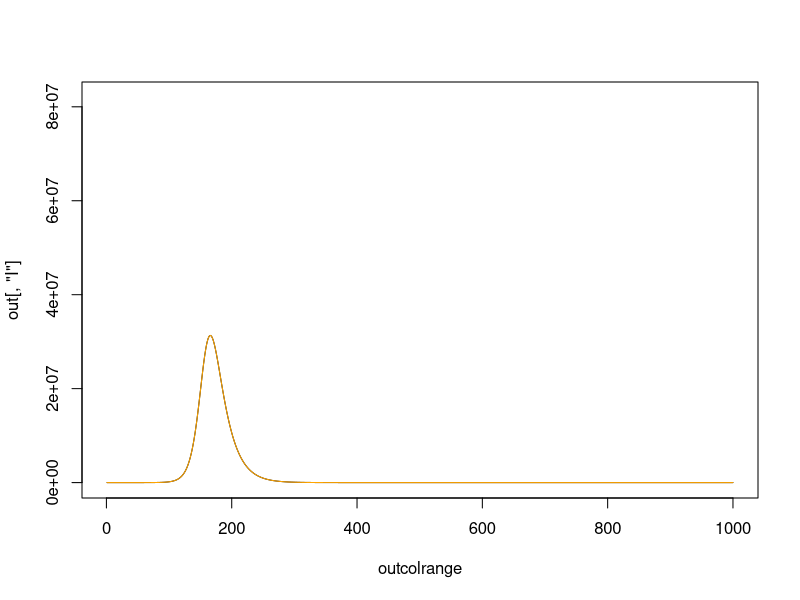

This chart was generated by the following R code:
library(deSolve)

# constants
N <- 82000000 # population
R0 <- 0 # initially recovered
I0 <- 2 # initially infected
E0 <- 9 # initially exposed
S0 <- N - E0 - I0 - R0
beta <- 1 / 4 # rate of transmission/infection
gamma <- 1 / 20 # rate of recovery (infected -> recovered)
sigma <- 1 / 5 # rate at which exposure leads to infection
steps <- 1000
dtstep <- 1

out <- matrix(0, ncol = 5, nrow = steps)
colnames(out) <- c("time", "S", "E", "I", "R")
outcolrange <- seq_len(nrow(out))

# variables
S <- S0 # initial susceptible
E <- E0 # exposed
I <- I0 # initial infected
R <- R0 # recovered

for (i in outcolrange) {
  Sn <- S
  En <- E
  In <- I
  Rn <- R
  out[i, "time"] <- i
  out[i, "S"] <- Sn
  out[i, "E"] <- En
  out[i, "I"] <- In
  out[i, "R"] <- Rn
  S <- Sn - dtstep * (beta * ((Sn * In) / N))
  E <- En + dtstep * (beta * ((Sn * In) / N) - sigma * En)
  I <- In + dtstep * (sigma * En - gamma * In)
  R <- Rn + dtstep * (gamma * In)
}

SEIR <- function(t, y, parms) {
  S <- y[1]
  E <- y[2]
  I <- y[3]
  with(as.list(parms), {
    dS <- -beta * ((S * I) / N)
    dE <- beta * ((S * I) / N) - sigma * E
    dI <- sigma * E - gamma * I
    dR <- gamma * I
    list(c(dS, dE, dI, dR))
  })
}

odeout <- ode(c(S = S0, E = E0, I = I0, R = 0), 1:steps, SEIR, c(N = N, beta = beta, gamma = gamma, sigma = sigma), method = "euler")

plot(outcolrange, out[, "I"], type = "l", ylim = c(0, N))
lines(outcolrange, odeout[, "I"], col = "orange")
